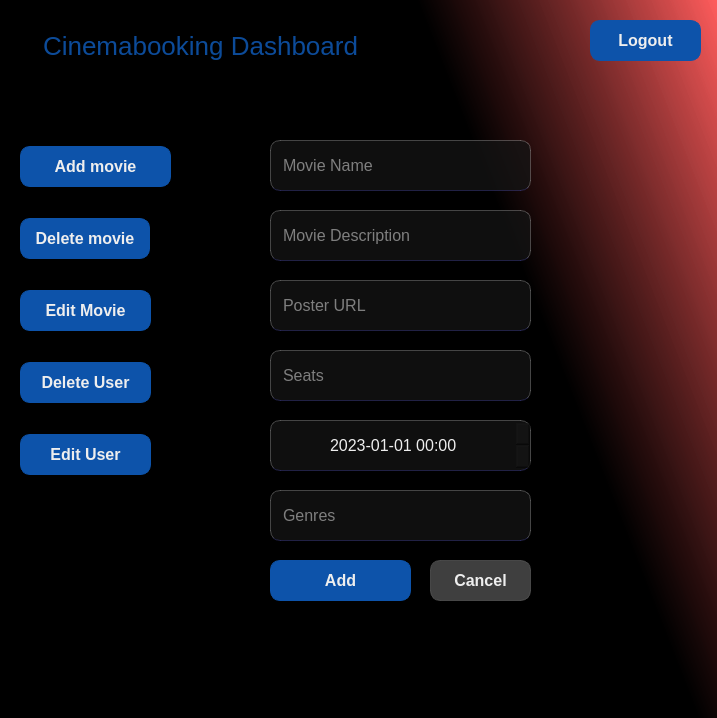
<?xml version="1.0" encoding="UTF-8"?>
<ui version="4.0">
 <class>add_movie</class>
 <widget class="QWidget" name="add_movie">
  <property name="geometry">
   <rect>
    <x>0</x>
    <y>0</y>
    <width>717</width>
    <height>718</height>
   </rect>
  </property>
  <property name="windowTitle">
   <string>Form</string>
  </property>
  <property name="styleSheet">
   <string notr="true">QWidget {
	color: #EEE;
	background-color: #111;
}

#add_movie {
	background-color: qlineargradient(spread:pad, x1:0.637, y1:0.142364, x2:1, y2:0, stop:0 rgba(0, 0, 0, 255), stop:1 rgba(255, 86, 86, 207));
}

#title {
	background-color: transparent;
	font-size: 26px;
	color: rgba(13, 83, 170, 0.9);
}

#error {
	background-color: transparent;
	color: rgba(255, 0, 0, 0.8);
}

QLabel {
	font-size: 20px;
}

QLineEdit, QDateTimeEdit {
	border-radius: 10px;
	background-color: rgba(20, 20, 20, 0.75);
	padding: 5px 10px;
	border:  1px solid rgba(255, 255, 255, 0.25);
	border-bottom-color: rgba(110, 110, 255, 0.25);
	font-size: 16px;
}
QLineEdit:focus {
	border-bottom-color: #0d53aa;
}

QPushButton {
	border-radius: 10px;
	padding: 5px 10px;
	border: 1px solid #0d53aa ;
	background-color: #0d53aa; 
	font-weight: 900;
	font-size: 16px;
}
QPushButton:hover {
	background-color: red; 
	border-color: red;
}

#cancel_btn {
	border-color: rgba(84, 84, 84, 0.75);
	background-color: rgba(84, 84, 84, 0.75);
}</string>
  </property>
  <widget class="QLineEdit" name="name">
   <property name="geometry">
    <rect>
     <x>270</x>
     <y>140</y>
     <width>261</width>
     <height>51</height>
    </rect>
   </property>
   <property name="placeholderText">
    <string>Movie Name</string>
   </property>
  </widget>
  <widget class="QPushButton" name="add_btn">
   <property name="geometry">
    <rect>
     <x>270</x>
     <y>560</y>
     <width>141</width>
     <height>41</height>
    </rect>
   </property>
   <property name="text">
    <string>Add</string>
   </property>
  </widget>
  <widget class="QLabel" name="title">
   <property name="geometry">
    <rect>
     <x>30</x>
     <y>20</y>
     <width>341</width>
     <height>51</height>
    </rect>
   </property>
   <property name="text">
    <string>Cinemabooking Dashboard</string>
   </property>
   <property name="alignment">
    <set>Qt::AlignCenter</set>
   </property>
  </widget>
  <widget class="QLineEdit" name="description">
   <property name="geometry">
    <rect>
     <x>270</x>
     <y>210</y>
     <width>261</width>
     <height>51</height>
    </rect>
   </property>
   <property name="placeholderText">
    <string>Movie Description</string>
   </property>
  </widget>
  <widget class="QPushButton" name="cancel_btn">
   <property name="geometry">
    <rect>
     <x>430</x>
     <y>560</y>
     <width>101</width>
     <height>41</height>
    </rect>
   </property>
   <property name="text">
    <string>Cancel</string>
   </property>
  </widget>
  <widget class="QPushButton" name="logout_btn">
   <property name="geometry">
    <rect>
     <x>590</x>
     <y>20</y>
     <width>111</width>
     <height>41</height>
    </rect>
   </property>
   <property name="text">
    <string>Logout</string>
   </property>
  </widget>
  <widget class="QLineEdit" name="posterURL">
   <property name="geometry">
    <rect>
     <x>270</x>
     <y>280</y>
     <width>261</width>
     <height>51</height>
    </rect>
   </property>
   <property name="text">
    <string/>
   </property>
   <property name="placeholderText">
    <string>Poster URL</string>
   </property>
  </widget>
  <widget class="QLineEdit" name="seats">
   <property name="geometry">
    <rect>
     <x>270</x>
     <y>350</y>
     <width>261</width>
     <height>51</height>
    </rect>
   </property>
   <property name="text">
    <string/>
   </property>
   <property name="placeholderText">
    <string>Seats</string>
   </property>
  </widget>
  <widget class="QLineEdit" name="genres">
   <property name="geometry">
    <rect>
     <x>270</x>
     <y>490</y>
     <width>261</width>
     <height>51</height>
    </rect>
   </property>
   <property name="text">
    <string/>
   </property>
   <property name="placeholderText">
    <string>Genres</string>
   </property>
  </widget>
  <widget class="QDateTimeEdit" name="showDate">
   <property name="geometry">
    <rect>
     <x>270</x>
     <y>420</y>
     <width>261</width>
     <height>51</height>
    </rect>
   </property>
   <property name="alignment">
    <set>Qt::AlignCenter</set>
   </property>
   <property name="dateTime">
    <datetime>
     <hour>0</hour>
     <minute>0</minute>
     <second>0</second>
     <year>2023</year>
     <month>1</month>
     <day>1</day>
    </datetime>
   </property>
   <property name="maximumDateTime">
    <datetime>
     <hour>23</hour>
     <minute>59</minute>
     <second>59</second>
     <year>2100</year>
     <month>12</month>
     <day>31</day>
    </datetime>
   </property>
   <property name="minimumDateTime">
    <datetime>
     <hour>0</hour>
     <minute>0</minute>
     <second>0</second>
     <year>2023</year>
     <month>1</month>
     <day>1</day>
    </datetime>
   </property>
   <property name="displayFormat">
    <string>yyyy-MM-dd HH:mm</string>
   </property>
  </widget>
  <widget class="QPushButton" name="deleteUser_page">
   <property name="geometry">
    <rect>
     <x>20</x>
     <y>362</y>
     <width>131</width>
     <height>41</height>
    </rect>
   </property>
   <property name="styleSheet">
    <string notr="true">padding: 10px;</string>
   </property>
   <property name="text">
    <string>Delete User</string>
   </property>
   <attribute name="buttonGroup">
    <string notr="true">buttonGroup</string>
   </attribute>
  </widget>
  <widget class="QPushButton" name="editUser_page">
   <property name="geometry">
    <rect>
     <x>20</x>
     <y>434</y>
     <width>131</width>
     <height>41</height>
    </rect>
   </property>
   <property name="styleSheet">
    <string notr="true">padding: 10px;</string>
   </property>
   <property name="text">
    <string>Edit User</string>
   </property>
   <attribute name="buttonGroup">
    <string notr="true">buttonGroup</string>
   </attribute>
  </widget>
  <widget class="QPushButton" name="addMovie_page">
   <property name="geometry">
    <rect>
     <x>20</x>
     <y>146</y>
     <width>151</width>
     <height>41</height>
    </rect>
   </property>
   <property name="styleSheet">
    <string notr="true">padding: 10px;</string>
   </property>
   <property name="text">
    <string>Add movie</string>
   </property>
   <attribute name="buttonGroup">
    <string notr="true">buttonGroup</string>
   </attribute>
  </widget>
  <widget class="QPushButton" name="deleteMovie_btn">
   <property name="geometry">
    <rect>
     <x>20</x>
     <y>218</y>
     <width>130</width>
     <height>41</height>
    </rect>
   </property>
   <property name="styleSheet">
    <string notr="true">padding: 10px;</string>
   </property>
   <property name="text">
    <string>Delete movie</string>
   </property>
   <attribute name="buttonGroup">
    <string notr="true">buttonGroup</string>
   </attribute>
  </widget>
  <widget class="QPushButton" name="editMovie_page">
   <property name="geometry">
    <rect>
     <x>20</x>
     <y>290</y>
     <width>131</width>
     <height>41</height>
    </rect>
   </property>
   <property name="styleSheet">
    <string notr="true">padding: 10px;</string>
   </property>
   <property name="text">
    <string>Edit Movie</string>
   </property>
   <attribute name="buttonGroup">
    <string notr="true">buttonGroup</string>
   </attribute>
  </widget>
 </widget>
 <tabstops>
  <tabstop>name</tabstop>
  <tabstop>description</tabstop>
  <tabstop>posterURL</tabstop>
  <tabstop>seats</tabstop>
  <tabstop>showDate</tabstop>
  <tabstop>genres</tabstop>
  <tabstop>add_btn</tabstop>
  <tabstop>cancel_btn</tabstop>
  <tabstop>logout_btn</tabstop>
  <tabstop>addMovie_page</tabstop>
  <tabstop>deleteMovie_btn</tabstop>
  <tabstop>editMovie_page</tabstop>
  <tabstop>deleteUser_page</tabstop>
  <tabstop>editUser_page</tabstop>
 </tabstops>
 <resources/>
 <connections/>
 <buttongroups>
  <buttongroup name="buttonGroup"/>
 </buttongroups>
</ui>
